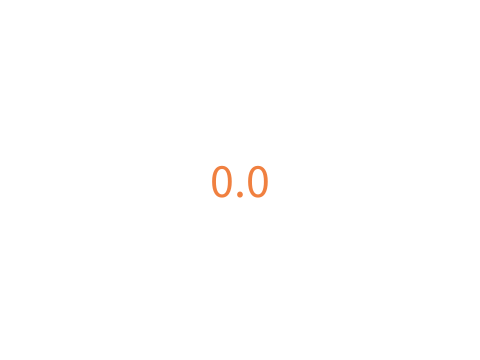
Frame 1 (no input)
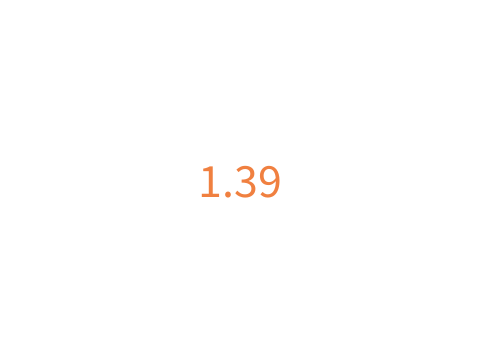
Frame 60 (the mouse pressed at the canvas centre just before this capture)
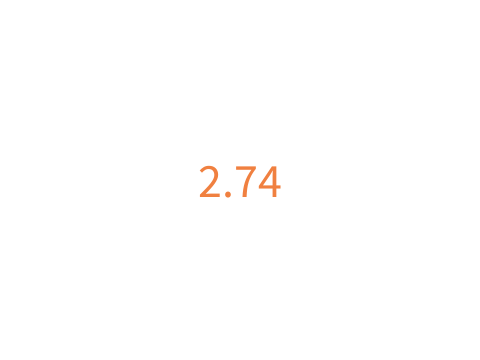
Frame 120 (the mouse held since frame 60 and released just before this capture)

The Processing sketch that drew these frames (run headless with seeded random() and noise(); from frame 60 on, the mouse is pressed at the canvas centre):

// Processing sketch: myStopWatch
// ── myStopWatch.pde
//myStopWatch
int begin;
int current = 0;
boolean isCounting = false;

void setup() {
  size(480, 360);
  textAlign(CENTER, CENTER);
  textSize(48);
  fill(#F08040);
  
  begin = millis();
}

void draw() {
  background(255);
  current = millis() - begin;
  int seconds = current / 1000;
  int subseconds = current % 1000;
  text(seconds + "." + subseconds, width / 2, height /2);
}

void keyPressed() {
  noLoop();
}
